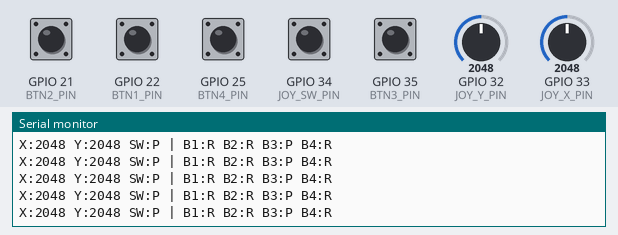
The sketch below on a simulated ESP32. On the bench: the last lines printed to the serial monitor. The test bench sets the inputs (shaded band); at power-on: GPIO 21 (BTN2_PIN), GPIO 22 (BTN1_PIN), GPIO 25 (BTN4_PIN) HIGH, GPIO 34 (JOY_SW_PIN), GPIO 35 (BTN3_PIN) LOW, GPIO 32 (JOY_Y_PIN) = 2048, GPIO 33 (JOY_X_PIN) = 2048.

Above: at 1.2 s.
1.3 s: GPIO 21 (BTN2_PIN) pulled LOW for 0.15 s
At 1.52 s:
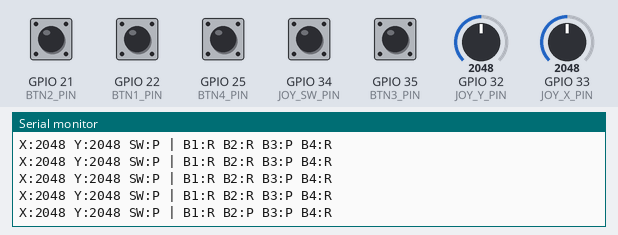
2.9 s: GPIO 22 (BTN1_PIN) pulled LOW for 0.15 s
At 3.04 s:
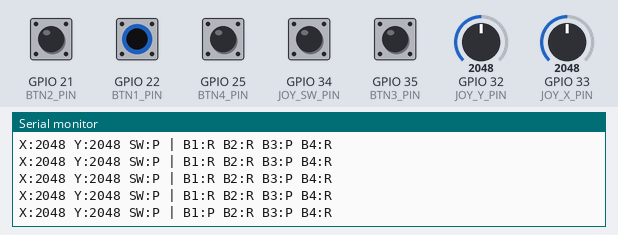
4.5 s: GPIO 25 (BTN4_PIN) pulled LOW for 0.15 s
At 4.68 s:
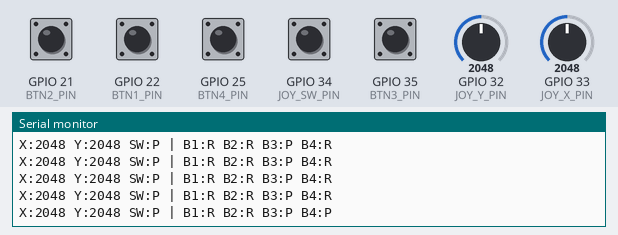
6.1 s: GPIO 34 (JOY_SW_PIN) pulled HIGH for 0.15 s
At 6.33 s:
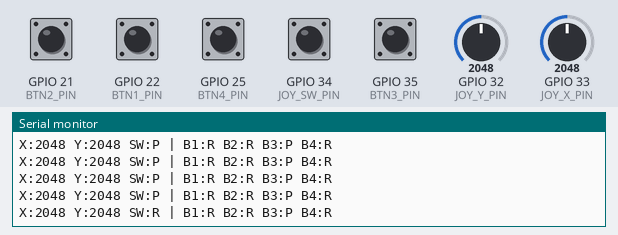
7.7 s: GPIO 35 (BTN3_PIN) pulled HIGH for 0.15 s
At 7.85 s:
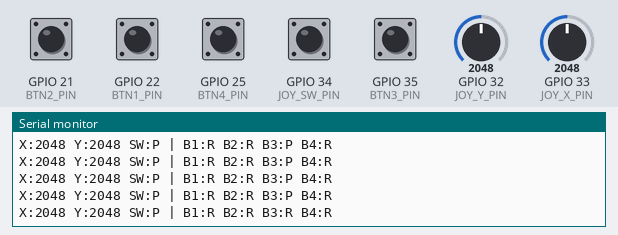
9.3 s: GPIO 32 (JOY_Y_PIN) set to 2866
At 9.5 s:
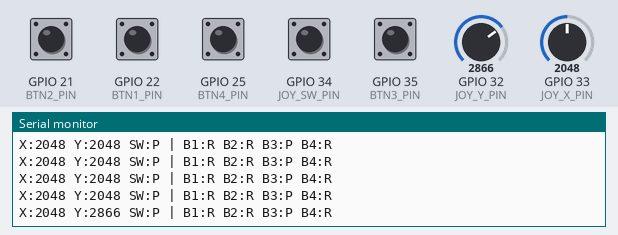

The sketch:

control-block-sample.ino
```cpp
// === Joystick Pins ===
#define JOY_X_PIN 33      // swapped
#define JOY_Y_PIN 32      // swapped
#define JOY_SW_PIN 34     // floating, no pull-up

// === Buttons ===
#define BTN1_PIN 22       // has pull-up
#define BTN2_PIN 21       // has pull-up
#define BTN3_PIN 35       // floating, no pull-up
#define BTN4_PIN 25       // has pull-up

void setup() {
  Serial.begin(115200);

  // Buttons with real pullups
  pinMode(BTN1_PIN, INPUT_PULLUP);
  pinMode(BTN2_PIN, INPUT_PULLUP);
  pinMode(BTN4_PIN, INPUT_PULLUP);

  // Buttons without internal pull-up
  pinMode(BTN3_PIN, INPUT);
  pinMode(JOY_SW_PIN, INPUT);
}

// --- Function to simulate pull-up for pins without pull-up ---
bool softwarePullupRead(int pin) {
  int countLow = 0;
  int countHigh = 0;

  for (int i = 0; i < 10; i++) {
    int raw = digitalRead(pin);
    if (raw == LOW) countLow++;
    else countHigh++;
    delayMicroseconds(300);
  }

  // PRESS = solid LOW
  return (countLow > 7);
}

void loop() {
  // === Read Joystick ===
  int joyX = analogRead(JOY_X_PIN);
  int joyY = analogRead(JOY_Y_PIN);

  bool joyPressed = softwarePullupRead(JOY_SW_PIN);

  // === Read Buttons ===
  bool btn1 = (digitalRead(BTN1_PIN) == LOW);
  bool btn2 = (digitalRead(BTN2_PIN) == LOW);
  bool btn3 = softwarePullupRead(BTN3_PIN);  // floating pin
  bool btn4 = (digitalRead(BTN4_PIN) == LOW);

  // === Print all values ===
  Serial.print("X:");
  Serial.print(joyX);
  Serial.print(" Y:");
  Serial.print(joyY);
  Serial.print(" SW:");
  Serial.print(joyPressed ? "P" : "R");

  Serial.print(" | B1:");
  Serial.print(btn1 ? "P" : "R");

  Serial.print(" B2:");
  Serial.print(btn2 ? "P" : "R");

  Serial.print(" B3:");
  Serial.print(btn3 ? "P" : "R");

  Serial.print(" B4:");
  Serial.println(btn4 ? "P" : "R");

  delay(120);
}
```

Measured:
- after the input at 1.3 s, the serial monitor: prints a new line after 0.10 s (image 1)
- after the input at 2.9 s, the serial monitor: prints a new line at once (image 2)
- after the input at 4.5 s, the serial monitor: prints a new line after 0.07 s (image 3)
- after the input at 6.1 s, the serial monitor: prints a new line after 0.11 s (image 4)
- after the input at 7.7 s, the serial monitor: prints a new line at once (image 5)
- after the input at 9.3 s, the serial monitor: prints a new line after 0.08 s (image 6)
